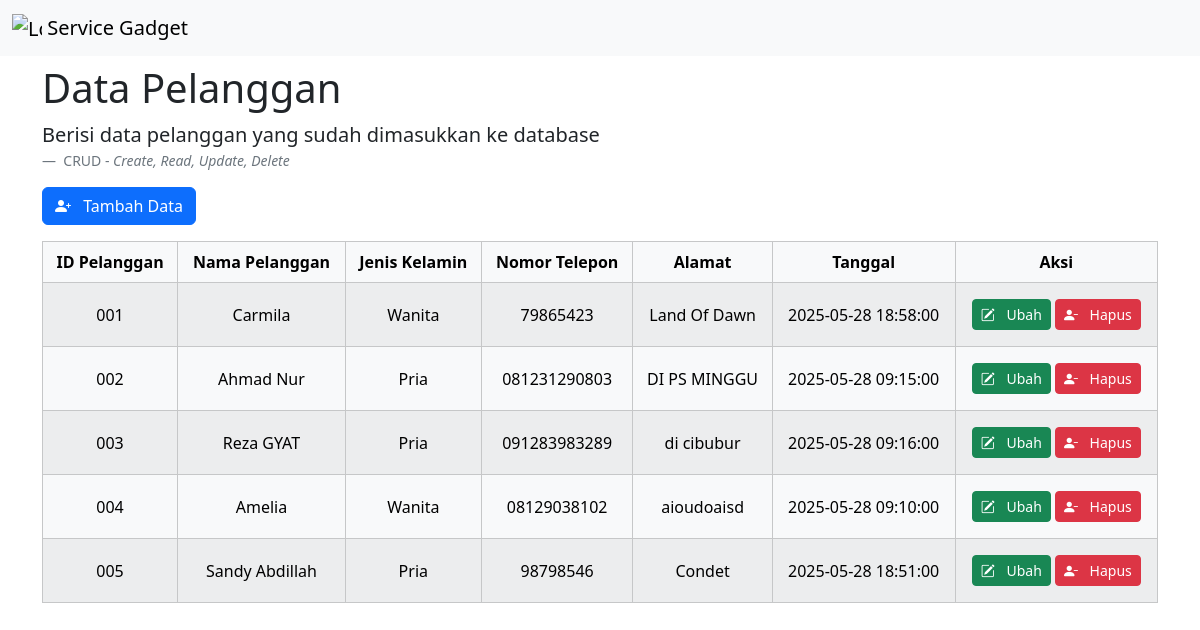
The app's page /form_pelanggan.php, older data.
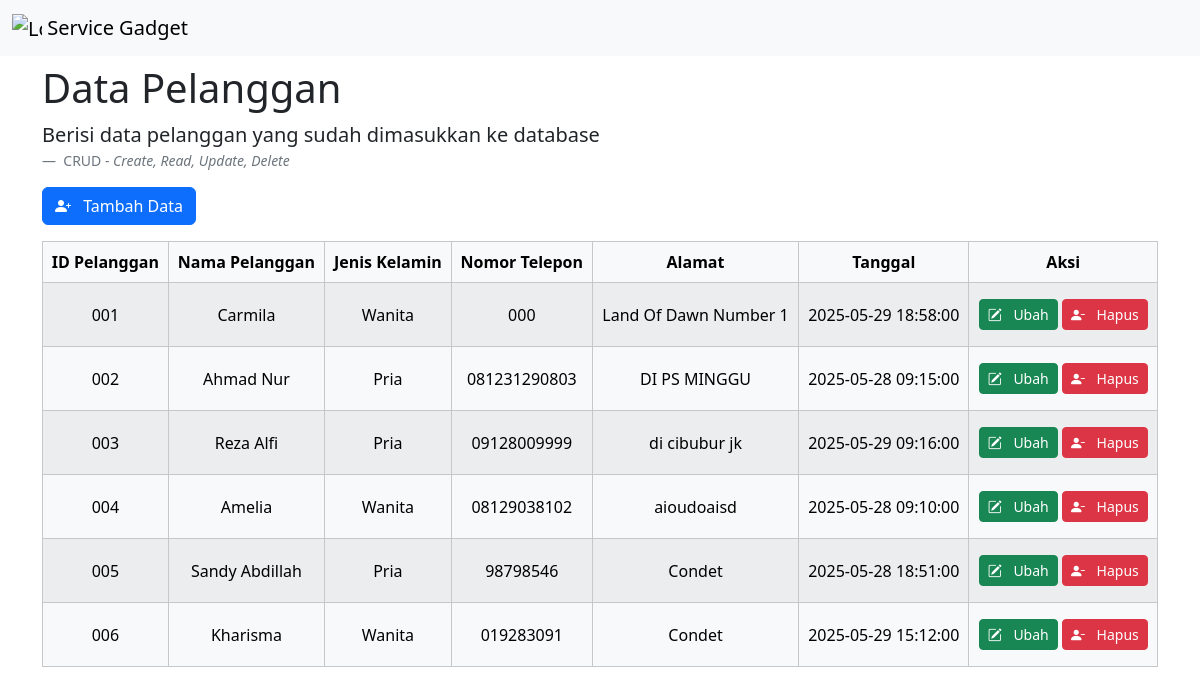
The same page, newer data.
### tables this page shows
CREATE TABLE `pelanggan` (
  `id_pelanggan` varchar(10) NOT NULL,
  `nama_pelanggan` text NOT NULL,
  `jenis_kelamin` text NOT NULL,
  `nomor_telepon` char(20) NOT NULL,
  `alamat` text NOT NULL,
  `tanggal` datetime NOT NULL
);

### form_pelanggan.php (the view, shortened to what this page needs)
<?php
include 'koneksi.php';
$query = "SELECT * FROM pelanggan;";
$sql = mysqli_query($conn, $query) or die(mysqli_error($conn));
?>
<!DOCTYPE html>
<html lang="en">
<head>
    <link href="css/bootstrap.min.css" rel="stylesheet">
    <link rel="stylesheet" href="bootstrap-icons/bootstrap-icons.min.css">
    <link rel="stylesheet" href="styles.css">
</head>
<body class="pt-5">
    <nav class="navbar fixed-top bg-body-tertiary">
        <div class="container-fluid">
            <a class="navbar-brand" href="#">
                <img src="img/menu_logo.png" alt="Logo" width="30" height="24" class="d-inline-block align-text-top">
                Service Gadget
            </a>
        </div>
    </nav>
    <div class="container">
        <h1 class="mt-3">Data Pelanggan</h1>
        <figure>
            <blockquote class="blockquote">
                <p>Berisi data pelanggan yang sudah dimasukkan ke database</p>
            </blockquote>
            <figcaption class="blockquote-footer">
                CRUD - <cite title="Source Title">Create, Read, Update, Delete</cite>
            </figcaption>
        </figure>
        <a href="kelola.php?tambah=pelanggan" type="button" class="btn btn-primary mb-3">
            <i class="bi bi-person-plus-fill me-2"></i>
            Tambah Data
        </a>
        <div class="table-responsive">
            <table class="table table-light table-striped table-hover table-bordered align-middle">
                <thead class="text-center align-middle">
                    <tr>
                        <th>ID Pelanggan</th>
                        <th>Nama Pelanggan</th>
                        <th>Jenis Kelamin</th>
                        <th>Nomor Telepon</th>
                        <th>Alamat</th>
                        <th>Tanggal</th>
                        <th>Aksi</th>
                    </tr>
                </thead>
                <tbody class="text-center">
                    <?php while ($hasil = mysqli_fetch_assoc($sql)): ?>
                        <tr>
                            <td>
                                <?= $hasil['id_pelanggan']; ?>
                            </td>
                            <td>
                                <?= $hasil['nama_pelanggan']; ?>
                            </td>
                            <td>
                                <?= $hasil['jenis_kelamin']; ?>
                            </td>
                            <td>
                                <?= $hasil['nomor_telepon']; ?>
                            </td>
                            <td>
                                <?= $hasil['alamat']; ?>
                            </td>
                            <td>
                                <?= $hasil['tanggal']; ?>
                            </td>
                            <td>
                                <a href="kelola.php?tombol=ubahPelanggan&ubah=<?= $hasil['id_pelanggan']; ?>" type="button"
                                    class="btn btn-success btn-sm mb-2 mt-2">
                                    <i class="bi bi-pencil-square me-2"></i>
                                    Ubah
                                </a>
                                <a href="proses.php?hapus=<?= $hasil['id_pelanggan']; ?>" type="button"
                                    class="btn btn-danger btn-sm mb-2 mt-2"
                                    onclick="return confirm('Apakah Anda yakin ingin menghapus data ini?')">
                                    <i class="bi bi-person-dash-fill me-2"></i>
                                    Hapus
                                </a>
                            </td>
                        </tr>
                    <?php endwhile; ?>
                </tbody>
            </table>
        </div>
    </div>
</body>
</html>

Row changes from the older to the newer data that the page shows:
changed pelanggan "Carmila": nomor_telepon "79865423" → "000"; alamat "Land Of Dawn" → "Land Of Dawn Number 1"; tanggal "2025-05-28 18:58:00" → "2025-05-29 18:58:00"
changed pelanggan id 003: nama_pelanggan "Reza GYAT" → "Reza Alfi"; nomor_telepon "091283983289" → "09128009999"; alamat "di cibubur" → "di cibubur jk"; tanggal "2025-05-28 09:16:00" → "2025-05-29 09:16:00"
added pelanggan: id_pelanggan "006", nama_pelanggan "Kharisma", jenis_kelamin "Wanita", nomor_telepon "019283091", alamat "Condet", tanggal "2025-05-29 15:12:00"
